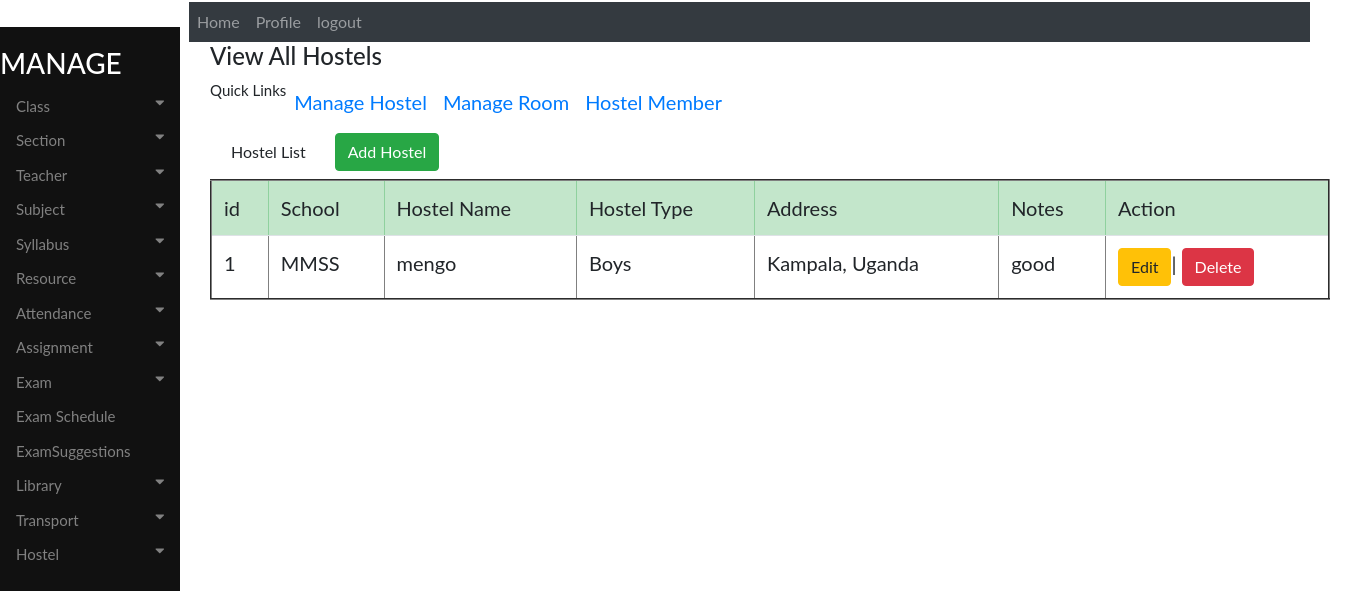
The page /accounts/viewhostel on the database as committed earlier.
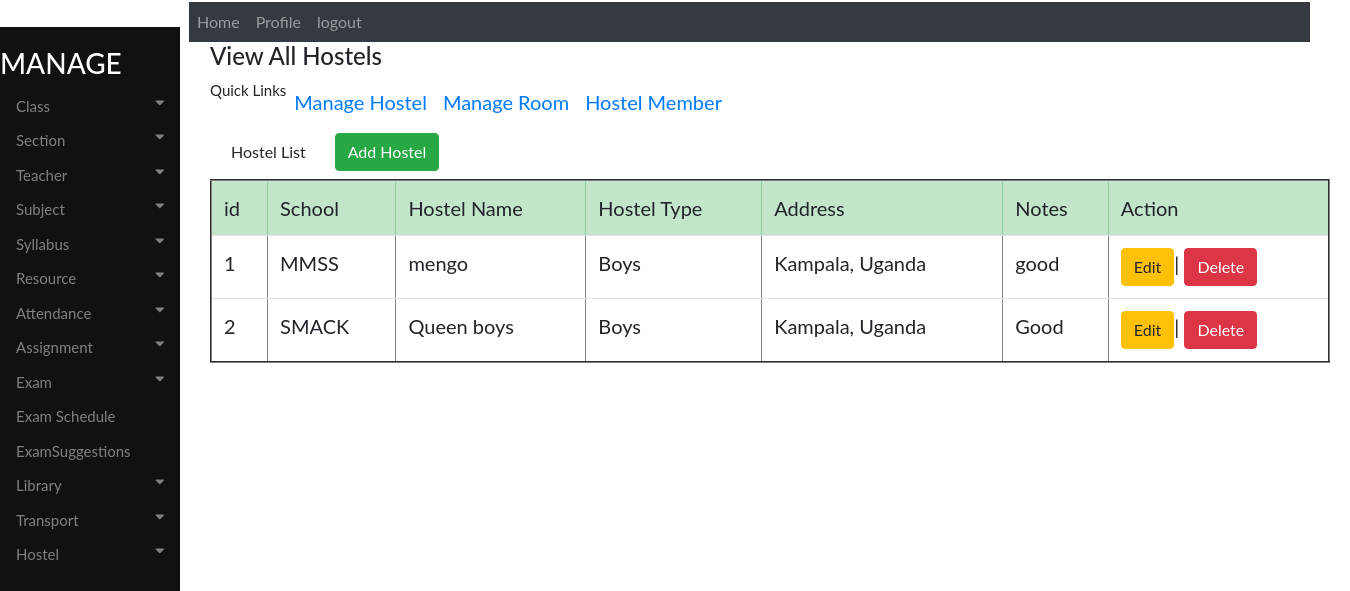
The same page on the database as committed later.
### accounts/models.py (models this page shows, shortened)
class Hostel(models.Model):
    choices = (('Boys','Boys'),('Girls','Girls'),('Combined','Combined'))
    School = models.CharField(max_length=130)
    HostelName= models.CharField(max_length=130)
    HostType = models.CharField(max_length=130, choices=choices, blank=False, null=True)
    Address= models.CharField(max_length=130)
    Notes = models.TextField(max_length=110)

### accounts/views.py (the view)
def viewhostel(request):
    all_info = Hostel.objects.all()
    context={'all_info':all_info}
    return render(request, 'accounts/viewhostel.html', context)

### accounts/templates/accounts/viewhostel.html
{% extends 'base.html' %}
{% block body %}
<div class="container" style="margin-left: 200px;font-size: 20px; padding: 0px 10px;">
<h4>View All Hostels</h4>
<nav class="nav navbar-expand">
  <p style="font-size: 15px;">Quick Links</p>
  <ul class="navbar-nav mr-auto">
    <li class="nav-item">
    <a class="nav-link" href="{% url 'viewhostel' %}">Manage Hostel</a>
    </li>
    <li class="nav-item">
    <a class="nav-link" href="{% url 'viewroom' %}">Manage Room</a>
    </li>
    <li class="nav-item">
    <a class="nav-link" href="#">Hostel Member</a>
    </li>
  </ul>
</nav>
<nav class="nav navbar-expand" style="float:left">
  <ul class="navbar-nav mr-auto">
    <li class="nav-item">
      <a class="nav-link" href="#"><button class="btn btn-default">Hostel List</button></a>
    </li>
    <li class="nav-item">
      <a class="nav-link" href="{% url 'addhostel' %}"><button class="btn btn-success">Add Hostel</button></a>
    </li>
  </ul>
</nav>
<br>
<table class="table table-hover" border="2">
   <thead class="table-success">
    <tr>
         <td>id</td>
         <td>School</td>
         <td>Hostel Name</td>
         <td>Hostel Type</td>
         <td>Address</td>
         <td>Notes</td>
         <td>Action</td>
     </tr>
   </thead>
   <tbody>
     {% if all_info %}
     {% for item in all_info %}
     <tr>
       <td>{{ item.id}}</td>
       <td>{{ item.School}}</td>
       <td>{{ item.HostelName}}</td>
       <td>{{ item.HostType}}</td>
       <td>{{ item.Address}}</td>
       <td>{{ item.Notes}}</td>
       <td><a href="{% url 'edithostel' pk=item.id  %}" >
         <button class="btn btn-warning">Edit</button></a>|
         <a href="{% url 'deletehostel' pk=item.id %}" >
           <button class="btn btn-danger">Delete</button></a>
       </td>
        {% endfor %}
     </tr>
     {% endif %}
   </tbody>
</table>
</div>
{% endblock %}

Rows that differ between the two databases and show on the page:
added Hostel: id "2", School "SMACK", HostelName "Queen boys", HostType "Boys", Address "Kampala, Uganda", Notes "Good"
